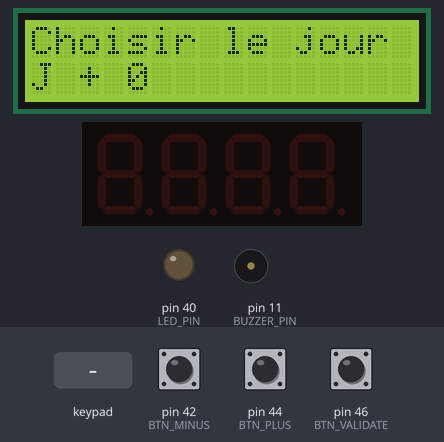
Bench run of a sketch on a simulated Arduino Mega 2560, built with avr-gcc and run on an emulated ATmega2560. On the bench: 16×2 character LCD, 4-digit seven-segment display, output pins drawn as LEDs (lit = HIGH), buzzer (waves = sounding). The inputs (shaded band) are chosen by the test bench; at power-on: pin 46 (BTN_VALIDATE) HIGH, pin 42 (BTN_MINUS) HIGH, pin 44 (BTN_PLUS) HIGH. The local clock reads 2024-03-15 10:24:30 at power-on unless the sketch sets it; what the sketch prints to the serial monitor is not drawn.

Above: at 1.2 s.
1.3 s: pin 46 (BTN_VALIDATE) pulled LOW for 0.15 s
At 1.6 s:
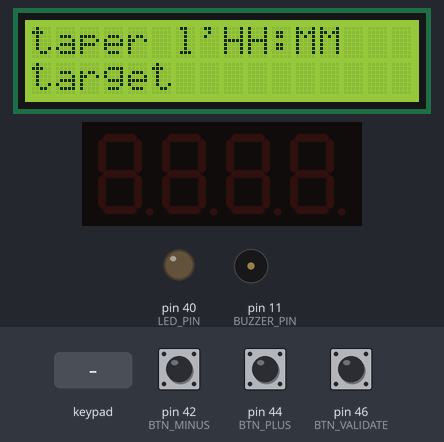
2.9 s: keypad keys 0 0 0 0 * pressed 0.4 s apart
At 3.5 s:
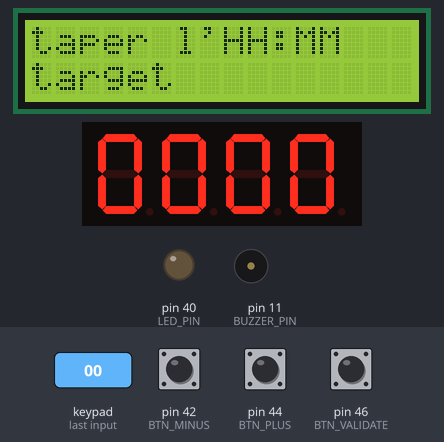
7.0 s: keypad keys 2 2 2 4 2 6 2 8 * pressed 0.4 s apart
At 12.0 s:
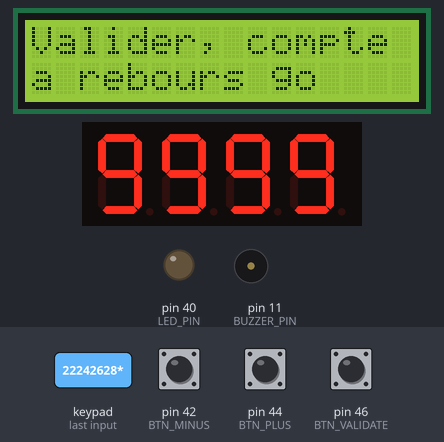
Timing chart, 0 to 13.5 s (numbered marks = the images above; inputs shaded):
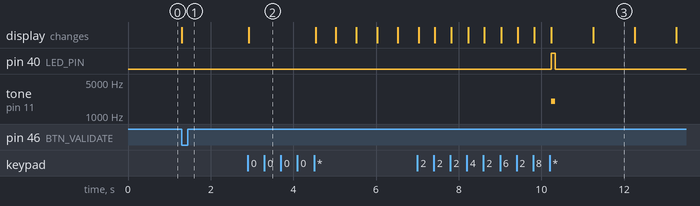

Measured:
- after the input at 1.3 s, the display: changes at once (image 1)
- after the input at 2.9 s, the display: changes at once (image 2)
- after the input at 7.0 s, pin 40 (LED_PIN): LOW → HIGH after 3.2 s, → LOW 0.10 s later; tone on pin 11 (BUZZER_PIN): silent → 2000 Hz after 3.2 s, → silent 0.10 s later; the display: first changes at once (image 3 shows a later state)
- what the display in image 3 shows lasts 1.0 s, from 11.3 s to 12.3 s

The sketch:

CODE_COMPTEUR.ino
```cpp
#include <TM1637Display.h>
#include <Wire.h>
#include <DS3231.h>
#include <Keypad.h>
#include <LiquidCrystal.h>

// ---------------------------
// CONFIGURATION AFFICHEUR
// ---------------------------
#define CLK 13
#define DIO 12
TM1637Display display(CLK, DIO);

// ---------------------------
// LCD (PARALLEL) - NE TOUCHE PAS AUX PINS
// ---------------------------
LiquidCrystal lcd(2,3,4,5,6,7); // RS, EN, D4, D5, D6, D7

// ---------------------------
// CONFIGURATION RTC DS3231
// ---------------------------
DS3231 clock;
RTCDateTime dt;

// ---------------------------
// CONFIGURATION PAVE NUMERIQUE
// ---------------------------
const byte ROWS = 4;
const byte COLS = 4;
char hexaKeys[ROWS][COLS] = {
  {'1','2','3','A'},
  {'4','5','6','B'},
  {'7','8','9','C'},
  {'*','0','#','D'}
};
byte rowPins[ROWS] = {22, 24, 26, 28};
byte colPins[COLS] = {30, 32, 34, 36};
Keypad customKeypad = Keypad(makeKeymap(hexaKeys), rowPins, colPins, ROWS, COLS);

// ---------------------------
// CONFIGURATION BUZZER + LED
// ---------------------------
#define BUZZER_PIN 11
#define LED_PIN 40
#define BUZZER_FREQ 2000
#define BUZZER_SHORT 100

// ---------------------------
// AJOUT : BOUTONS JOUR
// ---------------------------
#define BTN_PLUS 44
#define BTN_MINUS 42
#define BTN_VALIDATE 46

int dayOffset = 0;            // <<< AJOUT
bool selectingDay = true;     // <<< AJOUT
unsigned long lastButtonCheck = 0; // <<< AJOUT
const unsigned long debounceTime = 50; // <<< AJOUT

// --- pour front montant
bool lastStatePlus = HIGH;       // <<< AJOUT
bool lastStateMinus = HIGH;      // <<< AJOUT
bool lastStateValidate = HIGH;   // <<< AJOUT

// ---------------------------
// VARIABLES
// ---------------------------
char buffer[4] = {'0','0','0','0'};
bool countdownStarted = false;
bool waitingNewInput = false;
long targetSeconds = 0;
long lastBeepSecond = -1;
unsigned long lastBlinkTime = 0;
bool blinkState = false;
bool ledState = false;

// ---------------------------
// SETUP
// ---------------------------
void setup() {
  Serial.begin(9600);
  display.setBrightness(0x0f);

  // --- LCD : affichage initial demandé ---
  lcd.begin(16,2);
  lcd.clear();

  // <<< AJOUT : écran de sélection du jour
  lcd.setCursor(0,0);
  lcd.print("Choisir le jour");
  lcd.setCursor(0,1);
  lcd.print("J + 0");

  clock.begin();
  pinMode(BUZZER_PIN, OUTPUT);
  pinMode(LED_PIN, OUTPUT);
  Serial.println("System Ready");

  // <<< AJOUT : initialisation boutons
  pinMode(BTN_PLUS, INPUT_PULLUP);
  pinMode(BTN_MINUS, INPUT_PULLUP);
  pinMode(BTN_VALIDATE, INPUT_PULLUP);
}

// ---------------------------
// CONVERSION SECONDES
// ---------------------------
long convertToSeconds(int h, int m, int s) {
  return (long)h*3600L + (long)m*60L + (long)s;
}

// ---------------------------
// AFFICHAGE BUFFER (TM1637)
// ---------------------------
void displayBuffer() {
  int num = (buffer[0]-'0')*1000 + (buffer[1]-'0')*100 + (buffer[2]-'0')*10 + (buffer[3]-'0');
  display.showNumberDec(num, true);
  Serial.print("Buffer: ");
  for(int i=0;i<4;i++) Serial.print(buffer[i]);
  Serial.println();
}

// ---------------------------
// LOOP
// ---------------------------
void loop() {
  unsigned long currentMillis = millis();

  // --------------------------------------------------------
  // <<< AJOUT : GESTION SELECTION JOUR AVEC FRONT MONTANT
  // --------------------------------------------------------
  if (selectingDay) {
    bool statePlus = digitalRead(BTN_PLUS);
    bool stateMinus = digitalRead(BTN_MINUS);
    bool stateValidate = digitalRead(BTN_VALIDATE);

    if (statePlus == LOW && lastStatePlus == HIGH) { // front montant
      dayOffset++;
      lcd.clear();
      lcd.setCursor(0,0);
      lcd.print("Choisir le jour");
      lcd.setCursor(0,1);
      lcd.print("J + "); lcd.print(dayOffset);
    }
    if (stateMinus == LOW && lastStateMinus == HIGH) {
      if (dayOffset > 0) dayOffset--;
      lcd.clear();
      lcd.setCursor(0,0);
      lcd.print("Choisir le jour");
      lcd.setCursor(0,1);
      lcd.print("J + "); lcd.print(dayOffset);
    }
    if (stateValidate == LOW && lastStateValidate == HIGH) {
      selectingDay = false;
      lcd.clear();
      lcd.setCursor(0,0);
      lcd.print("taper l'HH:MM");
      lcd.setCursor(0,1);
      lcd.print("target");
    }

    lastStatePlus = statePlus;
    lastStateMinus = stateMinus;
    lastStateValidate = stateValidate;

    return; // empêche d’aller plus loin tant que pas validé
  }

  // --------------------------------------------------------
  // TON CODE ORIGINAL REPREND ICI (INTACT)
  // --------------------------------------------------------

  char key = customKeypad.getKey();

  // --- GESTION SAISIE ---
  if (!countdownStarted && !waitingNewInput && key) {
    if (key >= '0' && key <= '9') {
      buffer[0] = buffer[1];
      buffer[1] = buffer[2];
      buffer[2] = buffer[3];
      buffer[3] = key;
      displayBuffer();
    } else if (key == 'D') {
      buffer[3] = buffer[2];
      buffer[2] = buffer[1];
      buffer[1] = buffer[0];
      buffer[0] = '0';
      displayBuffer();
    } else if (key == '*') {
      int hh = (buffer[0]-'0')*10 + (buffer[1]-'0');
      int mm = (buffer[2]-'0')*10 + (buffer[3]-'0');
      targetSeconds = convertToSeconds(hh, mm, 0);

      dt = clock.getDateTime();
      long nowSeconds = convertToSeconds(dt.hour, dt.minute, dt.second);

      // <<< AJOUT : appliquer le décalage J+N
      targetSeconds += (long)dayOffset * 86400L;

      if (targetSeconds <= nowSeconds) {
        waitingNewInput = true;
        lcd.clear();
        lcd.setCursor(0,0);
        lcd.print("Erreur t<Ttarget");
        lcd.setCursor(0,1);
        lcd.print("Remettre target");

        Serial.println("Target time already passed, enter new value.");
      } else {
        countdownStarted = true;
        lastBeepSecond = -1;

        lcd.clear();
        lcd.setCursor(0,0);
        lcd.print("Valider, compte");
        lcd.setCursor(0,1);
        lcd.print("a rebours go   ");

        Serial.print("Countdown started for ");
        Serial.print(hh); Serial.print(":"); Serial.println(mm);
      }
    }
  }

  // --- GESTION CLIGNOTEMENT ---
  if (waitingNewInput) {
    if (currentMillis - lastBlinkTime >= 500) {
      lastBlinkTime = currentMillis;
      blinkState = !blinkState;
      if (blinkState) display.showNumberDec(0, true);
      else display.clear();
    }

    if (key && key >= '0' && key <= '9') {
      waitingNewInput = false;
      buffer[0] = buffer[1] = buffer[2] = buffer[3] = '0';
      buffer[3] = key;
      displayBuffer();

      lcd.clear();
      lcd.setCursor(0,0);
      lcd.print("taper l'HH:MM");
      lcd.setCursor(0,1);
      lcd.print("target");
    }
  }

  // --- DECOMPTE NON BLOQUANT ---
  if (countdownStarted) {
    dt = clock.getDateTime();
    long nowSeconds = convertToSeconds(dt.hour, dt.minute, dt.second);
    long remaining = targetSeconds - nowSeconds;
    if (remaining < 0) remaining = 0;

    // <<< AJOUT : gestion affichage TM1637 si >9999
    if (remaining > 9999) {
      if (currentMillis - lastBlinkTime >= 1000) {
        lastBlinkTime = currentMillis;
        blinkState = !blinkState;
        if (blinkState) display.showNumberDec(9999, true);
        else display.clear();
      }
    } else {
      display.showNumberDec(remaining, true);
    }

    Serial.print("Remaining seconds: "); Serial.println(remaining);

    // --- Gestion Buzzer + LED ---
    if (remaining > 10) {
      if (remaining % 10 == 0 && remaining != lastBeepSecond) {
        tone(BUZZER_PIN, BUZZER_FREQ, BUZZER_SHORT);
        digitalWrite(LED_PIN, HIGH);
        lastBlinkTime = currentMillis;
        lastBeepSecond = remaining;
      }
    } else if (remaining <= 10 && remaining > 3) {
      if (remaining != lastBeepSecond) {
        tone(BUZZER_PIN, BUZZER_FREQ, BUZZER_SHORT);
        digitalWrite(LED_PIN, HIGH);
        lastBlinkTime = currentMillis;
        lastBeepSecond = remaining;
      }
    } else if (remaining <= 3 && remaining > 2) {
      if ((currentMillis - lastBlinkTime >= 500) || lastBeepSecond != remaining) {
        tone(BUZZER_PIN, BUZZER_FREQ, BUZZER_SHORT);
        digitalWrite(LED_PIN, HIGH);
        lastBlinkTime = currentMillis;
        lastBeepSecond = remaining;
      }
    } else if (remaining <= 2 && remaining > 1) {
      if ((currentMillis - lastBlinkTime >= 250) || lastBeepSecond != remaining) {
        tone(BUZZER_PIN, BUZZER_FREQ, BUZZER_SHORT);
        digitalWrite(LED_PIN, HIGH);
        lastBlinkTime = currentMillis;
        lastBeepSecond = remaining;
      }
    } else if (remaining == 1 && lastBeepSecond != remaining) {
      tone(BUZZER_PIN, BUZZER_FREQ);
      digitalWrite(LED_PIN, HIGH);
      lastBeepSecond = remaining;
    }

    // Eteindre LED après bip court si pas dernière seconde
    if (remaining != 1 && digitalRead(LED_PIN) == HIGH && (currentMillis - lastBlinkTime >= BUZZER_SHORT)) {
      digitalWrite(LED_PIN, LOW);
    }

    // --- FIN CHRONO NON BLOQUANT ---
    if (remaining == 0) {
      noTone(BUZZER_PIN);
      digitalWrite(LED_PIN, LOW);
      countdownStarted = false;

      if (currentMillis - lastBlinkTime >= 500) {
        lastBlinkTime = currentMillis;
        blinkState = !blinkState;
        if (blinkState) display.showNumberDec(0, true);
        else display.clear();
      }

      buffer[0] = buffer[1] = buffer[2] = buffer[3] = '0';
      displayBuffer();
      Serial.println("Countdown finished, buffer reset.");

      lcd.clear();
      lcd.setCursor(0,0);
      lcd.print("taper l'HH:MM");
      lcd.setCursor(0,1);
      lcd.print("target");
    }
  }
}
```
